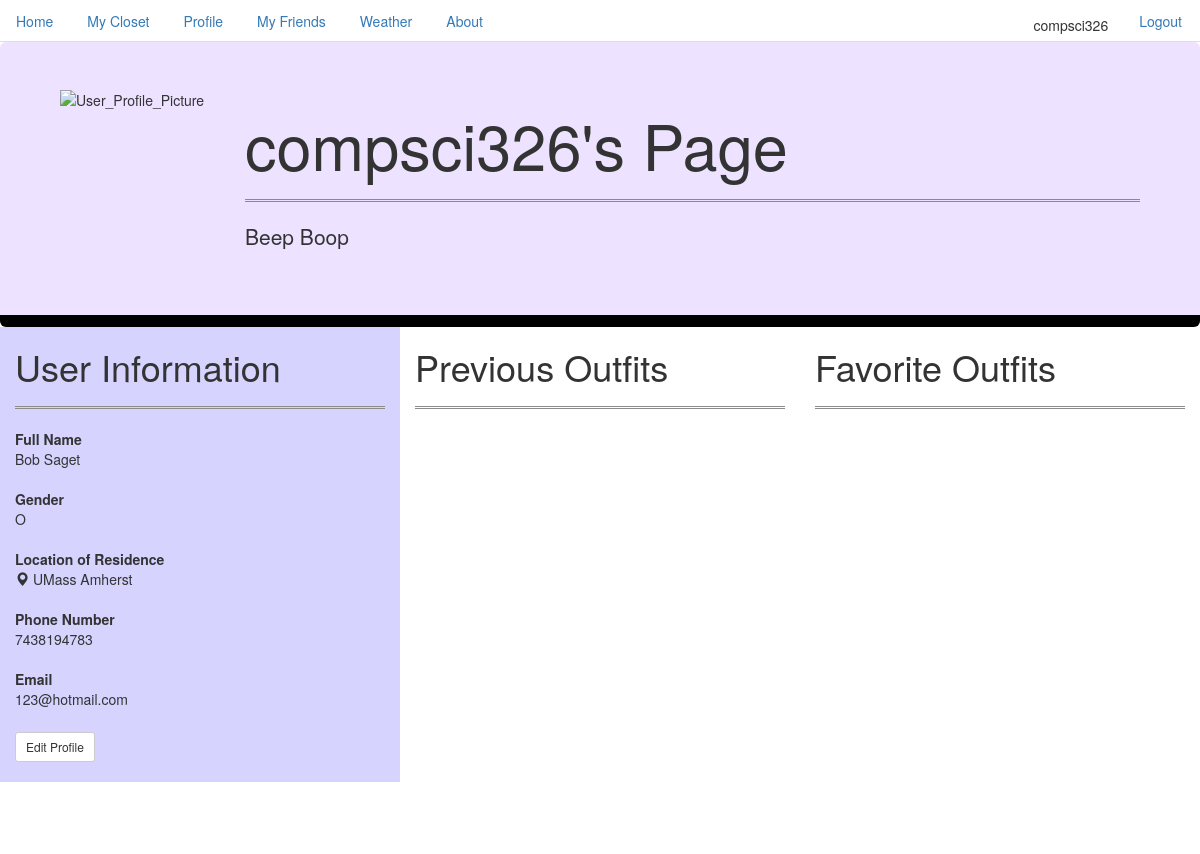
The page /mycloset/profile.html (signed in) on the database its author committed.
### mycloset/models.py (models this page shows, shortened)
class UserProfile(models.Model):
    user = models.OneToOneField(User, on_delete=models.CASCADE)
    profile_picture = models.CharField(max_length=200, help_text="Enter the url for your desired image", null=True)
    description = models.TextField(max_length=1000, help_text="Enter a description for your profile", null=True)
    phone = models.CharField('Phone Number',max_length=10)
    gender = models.CharField('Gender', max_length=1, help_text="Please Input F (Female), M (Male), or O (Other)", default = '')
    residence = models.CharField('Residence', max_length=200, help_text="Enter your location of residence", default = '')
    closet = models.ManyToManyField('Clothing', help_text="Select clothing for closet")
    friends = models.ManyToManyField('UserProfile', help_text="Select friends for this user")
    def display_user_name(self):
        return self.user.username
    def display_email(self):
        return self.user.email
    def display_clothing(self):
        """
        Creates a string for user.username. This is required to display username in Admin.
        """
        return ', '.join([ closet.clothing_name for closet in self.closet.all()[:3] ])
    display_clothing.short_description = 'Closet'
    def display_friends(self):
        """
        Creates a string for user.username. This is required to display username in Admin.
        """
        return ', '.join([ friends.user.username for friends in self.friends.all()[:3] ])
    display_friends.short_description = 'Friends'

### mycloset/views.py (the view)
# urls.py: url(r'^profile/(?P<pk>[-\w]+)/update/$', views.update_profile, name='update-profile'),
@login_required
def profile(request):
	user_profile = UserProfile.objects.get(user=request.user)
	previous_outfits = Outfit.objects.filter(user=request.user)[:3]
	favorite_outfits = Outfit.objects.filter(user=request.user).filter(favorite='Y')
	return render(
		request,
		'profile.html',
		context = {'user_profile':user_profile, 'previous_outfits':previous_outfits, 'favorite_outfits':favorite_outfits},
        )

### mycloset/templates/profile.html (shortened to what this page needs)
<!DOCTYPE html>
<html lang="en">
<head>
  <link rel="stylesheet" href="https://maxcdn.bootstrapcdn.com/bootstrap/3.3.7/css/bootstrap.min.css">
  {% load static %}
  <link rel="stylesheet" href="{% static 'css/style-profile.css' %}">
</head>
<body>
<ul class="nav nav-tabs">
  <li role="presentation"><a href="{% url 'index' %}">Home</a></li>
  <li role="presentation"><a href="{% url 'closet' %}">My Closet</a></li>
  <li role="presentation"><a href="{% url 'profile' %}">Profile</a></li>
  <li role="presentation"><a href="{% url 'friends' %}">My Friends</a></li>
  <li role="presentation"><a href="{% url 'weather' %}">Weather</a></li>
  <li role="presentation"><a href="{% url 'about' %}">About</a></li>
  {% if user.is_authenticated %}
    <li role="presentation" class="pull-right"><a href="{% url 'logout'%}?next={{request.path}}">Logout</a></li>
    <li role="presentation" class="pull-right navbar-text"> {{ user.get_username }} </li>
  {% else %}
    <li role="presentation" class="pull-right"><a href="{% url 'login'%}?next={{request.path}}">Login</a></li>
  {% endif %}
</ul>
<div class="container-fluid">
  <div class="jumbotron row">
    <div class="row">
      <div class="col-xs-12 col-sm-2 col-md-2">
        <img src="{{ user_profile.profile_picture }}" class="rounded img-responsive" alt="User_Profile_Picture" width="200" height="200">
      </div>
      <div class="col-xs-12 col-sm-10 col-md-10">
        <h1 class="display-3">{{ user_profile.display_user_name }}'s Page</h1>
        <hr>
        <p class="lead">{{ user_profile.description }}</p>
      </div>
    </div>
  </div>
  <div class="row">
    <div class="col-xs-12 col-sm-4 col-md-4 info">
      <h1>User Information</h1>
      <hr>
      <dl>
        <dt>Full Name</dt>
        <dd>{{ user_profile.user.first_name }} {{ user_profile.user.last_name }}</dd>
      </dl>
      <dl>
        <dt>Gender</dt>
        <dd>{{ user_profile.gender }}
      </dl>
      <dl>
        <dt>Location of Residence</dt>
        <dd><span class="glyphicon glyphicon-map-marker" aria-hidden="true"></span> {{ user_profile.residence }}</dd>
      </dl>
      <dl>
        <dt>Phone Number</dt>
        <dd>{{ user_profile.phone }}
      </dl>
      <dl>
        <dt>Email</dt>
        <dd>{{ user_profile.display_email }}</dd>
      </dl>
      <p class="lead">
        <a class="btn btn-default btn-sm" href="{% url 'update-profile' user_profile.id %}" role="button">Edit Profile</a>
      </p>
    </div>
    <div class="col-xs-12 col-sm-4 col-md-4 previous">
      <h1>Previous Outfits</h1>
      <hr>
      <div class="previous display">
      </div>
    </div>
    <div class="col-xs-12 cols-sm-4 col-md-4 favorite">
      <h1>Favorite Outfits</h1>
      <hr>
      <div class="favorite display">
      </div>
    </div>
  </div>
</body>
</html>

### mycloset/static/css/style-profile.css (style rules this page uses)
html { font-family: Verdana; }
.jumbotron { background-color: #EDE2FF; margin-bottom: 0; border-bottom: 12px solid black; }
.info { background-color: #D6D3FF; }
.previous, .favorite { height: 500px; }
.display { overflow-x: hidden; overflow-y: auto; }
hr { border-top: 3px double #8c8b8b; color: black; }

### rows shown on the page
UserProfile: display_user_name "compsci326", description "Beep Boop", user.first_name "Bob", user.last_name "Saget", gender "O", residence "UMass Amherst", phone "7438194783", display_email "123@hotmail.com"

### other values the page prints
{{ user.get_username }} "compsci326"
